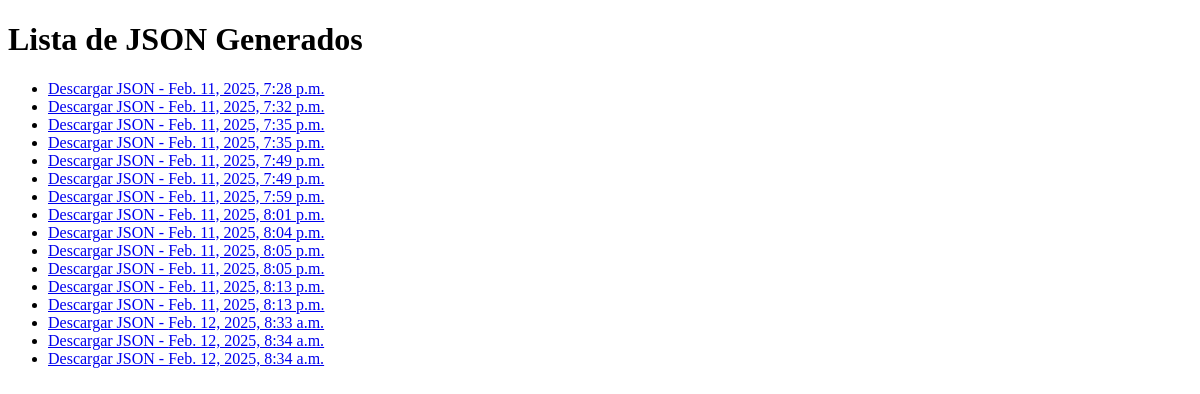
/openai/json-files/, run on an earlier commit of the app's database.
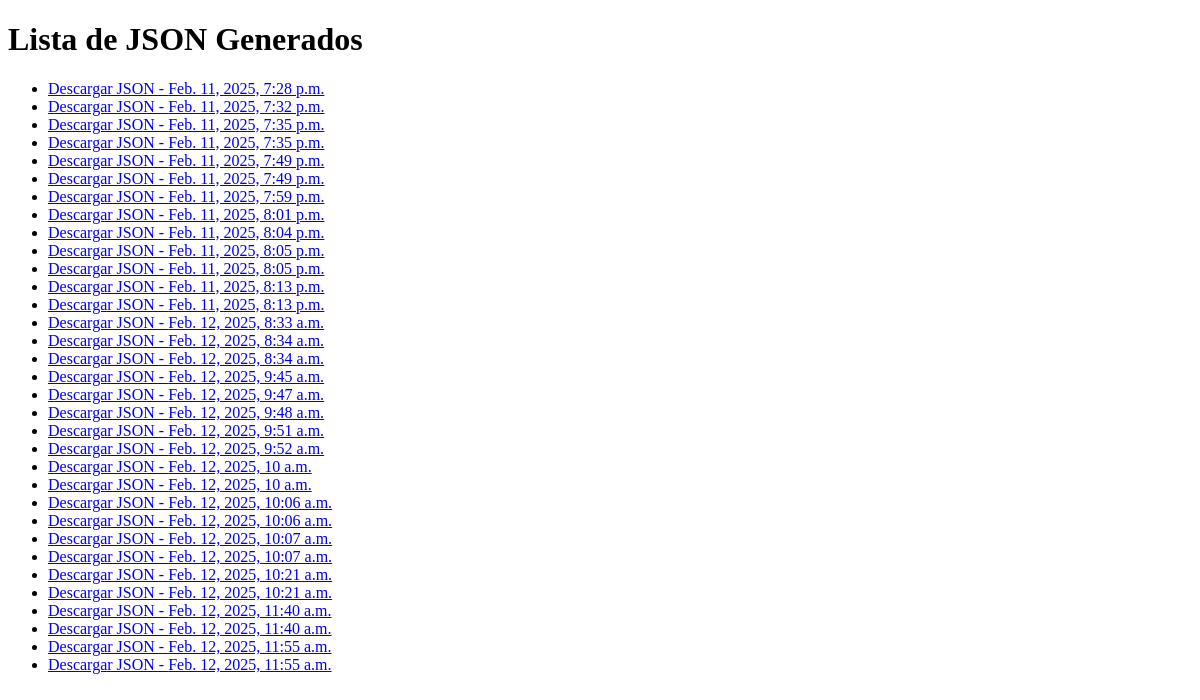
And on a later commit of the database.
### openai_processing/models.py (models this page shows, shortened)
class GeneratedJSON(models.Model):
    id = models.UUIDField(primary_key=True, default=uuid.uuid4, editable=False)
    file = models.FileField(upload_to=json_upload_path, blank=True, null=True)  # Guarda el JSON como archivo
    created_at = models.DateTimeField(auto_now_add=True)

### openai_processing/views.py (the view)
# urls.py: path("json-files/", list_json_files, name="json-files"),
def list_json_files(request):
    json_files = GeneratedJSON.objects.all()
    return render(request, "list_json.html", {"json_files": json_files})

### openai_processing/templates/list_json.html (shortened to what this page needs)
<!DOCTYPE html>
<html lang="es">
<head>
</head>
<body>
    <h1>Lista de JSON Generados</h1>
    {% if json_files %}
        <ul>
            {% for json_file in json_files %}
                <li>
                    <a href="{{ json_file.file.url }}" download>Descargar JSON - {{ json_file.created_at }}</a>
                </li>
            {% endfor %}
        </ul>
    {% else %}
        <p>No hay JSON generados.</p>
    {% endif %}
</body>
</html>

What changed in the data, as far as the page shows it:
added GeneratedJSON: created_at "Feb. 12, 2025, 9:45 a.m."
added GeneratedJSON: created_at "Feb. 12, 2025, 9:47 a.m."
added GeneratedJSON: created_at "Feb. 12, 2025, 9:48 a.m."
added GeneratedJSON: created_at "Feb. 12, 2025, 9:51 a.m."
added GeneratedJSON: created_at "Feb. 12, 2025, 9:52 a.m."
added GeneratedJSON: created_at "Feb. 12, 2025, 10 a.m."
added GeneratedJSON: created_at "Feb. 12, 2025, 10 a.m."
added GeneratedJSON: created_at "Feb. 12, 2025, 10:06 a.m."
added GeneratedJSON: created_at "Feb. 12, 2025, 10:06 a.m."
added GeneratedJSON: created_at "Feb. 12, 2025, 10:07 a.m."
added GeneratedJSON: created_at "Feb. 12, 2025, 10:07 a.m."
added GeneratedJSON: created_at "Feb. 12, 2025, 10:21 a.m."
added GeneratedJSON: created_at "Feb. 12, 2025, 10:21 a.m."
added GeneratedJSON: created_at "Feb. 12, 2025, 11:40 a.m."
added GeneratedJSON: created_at "Feb. 12, 2025, 11:40 a.m."
added GeneratedJSON: created_at "Feb. 12, 2025, 11:55 a.m."
added GeneratedJSON: created_at "Feb. 12, 2025, 11:55 a.m."
